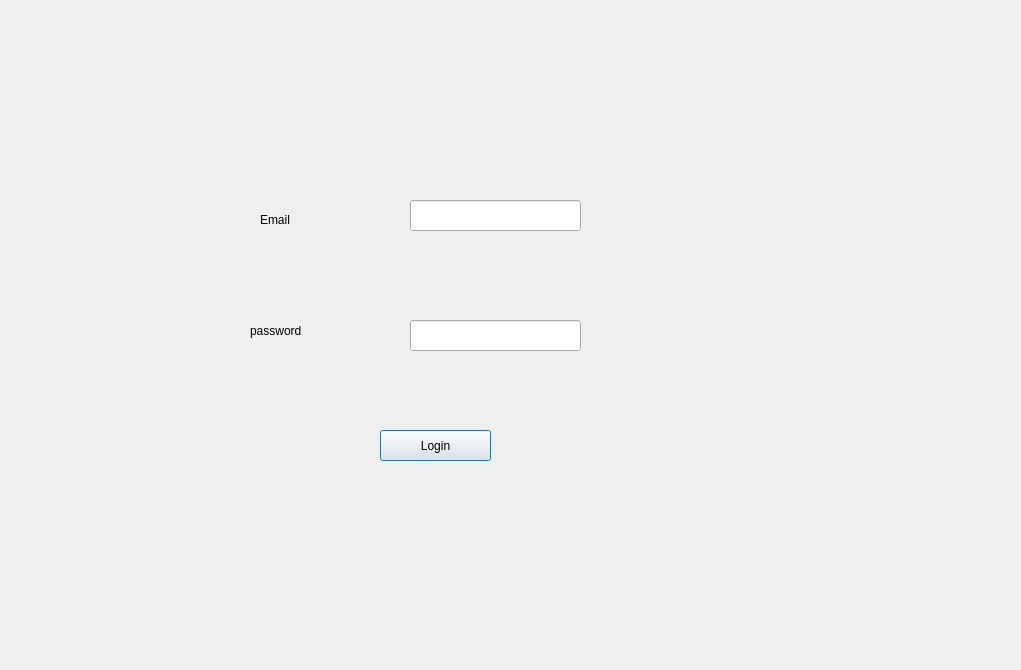
<?xml version="1.0" encoding="UTF-8"?>
<ui version="4.0">
 <class>Loginn</class>
 <widget class="QDialog" name="Loginn">
  <property name="geometry">
   <rect>
    <x>0</x>
    <y>0</y>
    <width>1021</width>
    <height>670</height>
   </rect>
  </property>
  <property name="windowTitle">
   <string>Dialog</string>
  </property>
  <widget class="QLineEdit" name="lineEditEmail">
   <property name="geometry">
    <rect>
     <x>410</x>
     <y>200</y>
     <width>171</width>
     <height>31</height>
    </rect>
   </property>
  </widget>
  <widget class="QLabel" name="label">
   <property name="geometry">
    <rect>
     <x>260</x>
     <y>210</y>
     <width>71</width>
     <height>20</height>
    </rect>
   </property>
   <property name="styleSheet">
    <string notr="true">font: 14pt &quot;MS Shell Dlg 2&quot;;</string>
   </property>
   <property name="text">
    <string>Email</string>
   </property>
  </widget>
  <widget class="QLabel" name="label_2">
   <property name="geometry">
    <rect>
     <x>250</x>
     <y>310</y>
     <width>141</width>
     <height>41</height>
    </rect>
   </property>
   <property name="styleSheet">
    <string notr="true">font: 14pt &quot;MS Shell Dlg 2&quot;;</string>
   </property>
   <property name="text">
    <string>password</string>
   </property>
  </widget>
  <widget class="QLineEdit" name="lineEditMdp">
   <property name="geometry">
    <rect>
     <x>410</x>
     <y>320</y>
     <width>171</width>
     <height>31</height>
    </rect>
   </property>
  </widget>
  <widget class="QPushButton" name="pushButton">
   <property name="geometry">
    <rect>
     <x>380</x>
     <y>430</y>
     <width>111</width>
     <height>31</height>
    </rect>
   </property>
   <property name="text">
    <string>Login</string>
   </property>
  </widget>
 </widget>
 <resources/>
 <connections/>
</ui>
